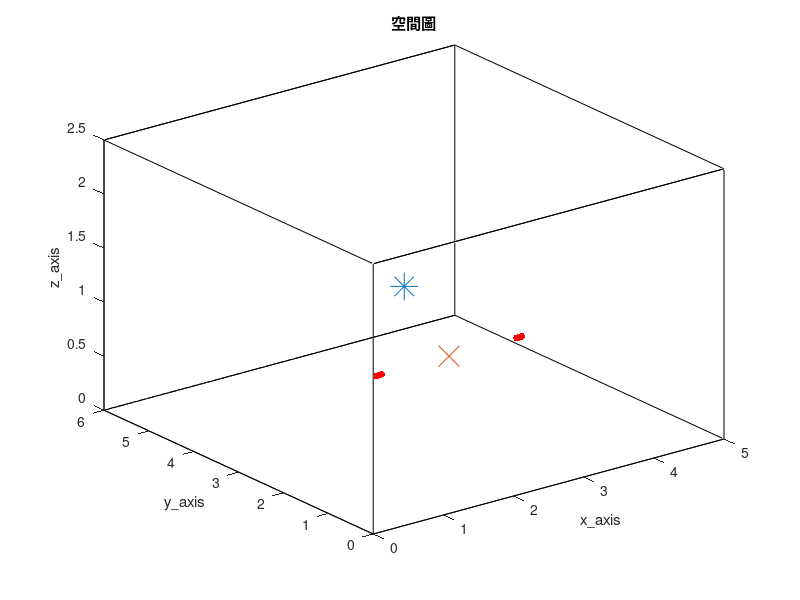

MATLAB code for this plot: (Note: this script raises an error after producing the figure.)
clc; clear;
close all;

tic

%% RIR parameter %%
SorNum = 1;                                              % source number
%%%%%%%%%%%%%%%%%%%%%%%%%%%%%%%%%%%%%%%%%%%%%%%%%%%%%%%%%%%%%%%%%%%%%%%%%%%%%%%%%%%%%%%%%%%%%%%%%%%%%%%%%%%%%%%%%%%
MicNum = 10;                                             % number of microphone
%%%%%%%%%%%%%%%%%%%%%%%%%%%%%%%%%%%%%%%%%%%%%%%%%%%%%%%%%%%%%%%%%%%%%%%%%%%%%%%%%%%%%%%%%%%%%%%%%%%%%%%%%%%%%%%%%%%
c = 343;                                                 % Sound velocity (m/s)
fs = 16000;                                              % Sample frequency (samples/s)

% % ULA %
% MicStart = [1, 1.5, 1];
% spacing = 0.02;
% MicPos = zeros(MicNum, 3);
% for i = 1:MicNum
%     MicPos(i, :) = [MicStart(1, 1)+(i-1)*spacing MicStart(1, 2) MicStart(1, 3)];
% end

% subarray %
MicStart_left = [1, 1.5, 1];
MicStart_right = [3, 1.5, 1];
spacing = 0.02;
MicPos = zeros(MicNum, 3);
for i = 1:MicNum
    if i <= MicNum/2
        MicPos(i, :) = [MicStart_left(1, 1)+(i-1)*spacing, MicStart_left(1, 2), MicStart_left(1, 3)];
    else
        MicPos(i, :) = [MicStart_right(1, 1)+(i-MicNum/2-1)*spacing, MicStart_right(1, 2), MicStart_right(1, 3)];
    end

end

referencce_point = (MicPos(MicNum/2, :)+MicPos(MicNum/2+1, :))/2;

SorPos = [3, 4, 1];                                    % source position (m)
room_dim = [5, 6, 2.5];                                  % Room dimensions [x y z] (m)
%%%%%%%%%%%%%%%%%%%%%%%%%%%%%%%%%%%%%%%%%%%%%%%%%%%%%%%%%%%%%%%%%%%%%%%%%%%%%%%%%%%%%%%%%%%%%%%%%%%%%%%%%%%%%%%%%%%
reverberation_time = 0.2;                                % Reverberation time (s)
points_rir = 2048;                                       % Number of rir points (需比 reverberation time 還長)
%%%%%%%%%%%%%%%%%%%%%%%%%%%%%%%%%%%%%%%%%%%%%%%%%%%%%%%%%%%%%%%%%%%%%%%%%%%%%%%%%%%%%%%%%%%%%%%%%%%%%%%%%%%%%%%%%%%
mtype = 'omnidirectional';                               % Type of microphone
order = -1;                                              % -1 equals maximum reflection order!
dim = 3;                                                 % Room dimension
orientation = 0;                                         % Microphone orientation (rad)
hp_filter = 1;                                           % Disable high-pass filter

% 畫空間圖 %
figure(1);
plot3( [0 room_dim(1, 1) room_dim(1, 1) 0 0 0 room_dim(1, 1) room_dim(1, 1) 0 0 room_dim(1, 1) room_dim(1, 1) 0 0 room_dim(1, 1) room_dim(1, 1)], ...
       [0 0 room_dim(1, 2) room_dim(1, 2) 0 0 0 room_dim(1, 2) room_dim(1, 2) room_dim(1, 2) room_dim(1, 2) room_dim(1, 2) room_dim(1, 2) 0 0 0], ...
       [0 0 0 0 0 room_dim(1, 3) room_dim(1, 3) room_dim(1, 3) room_dim(1, 3) 0 0 room_dim(1, 3) room_dim(1, 3) room_dim(1, 3) room_dim(1, 3) 0] , 'k')
hold on
plot3(MicPos(:, 1), MicPos(:, 2), MicPos(:, 3), 'r.', 'MarkerSize', 15)
hold on
plot3(SorPos(:, 1), SorPos(:, 2), SorPos(:, 3), '*', 'MarkerSize', 20)
hold on
plot3(referencce_point(:, 1), referencce_point(:, 2), referencce_point(:, 3), 'x', 'MarkerSize', 15)
hold off
xlabel('x\_axis')
ylabel('y\_axis')
zlabel('z\_axis')
title('空間圖')
shg

angle_ground_truth = acos((SorPos-referencce_point)*[0; 1; 0]/norm(SorPos-referencce_point))/pi*180;
distance_ground_truth = norm(SorPos-referencce_point);

%% generate ground-truth RIR (h) %%
% 產生 RIR 和存.mat 檔 %
h = rir_generator(c, fs, MicPos, SorPos, room_dim, reverberation_time, points_rir, mtype, order, dim, orientation, hp_filter);
rir_filename_str = ['h\h_for_localization_', string(reverberation_time), 'x', string(MicNum), 'x', string(points_rir), '.mat'];
rir_filemane = join(rir_filename_str, '');
save(rir_filemane, 'h')

% load RIR 的 .mat 檔 %
rir_filename_str = ['h\h_for_localization_', string(reverberation_time), 'x', string(MicNum), 'x', string(points_rir), '.mat'];
rir_filemane = join(rir_filename_str, '');
load(rir_filemane)

look_mic = 1;
h_yaxis_upperlimit = max(h(look_mic, :)) + 0.01;
h_yaxis_underlimit = min(h(look_mic, :)) - 0.01;
% 畫 ground-truth RIR time plot %
figure(2)
plot(h(look_mic, :), 'r');
ylim([h_yaxis_underlimit h_yaxis_upperlimit])
title('ground-truth RIR')
xlabel('points')
ylabel('amplitude')
shg

[~, argmax_tf] = max(abs(h.'));

%% window parameter %%
NFFT = 1024;
hopsize = 256;
win = hamming(NFFT);
frequency = NFFT/2 + 1;
freqs_vector = linspace(0, fs/2, frequency);

%% 讀音檔 or 產生 white noise source (source) %%
Second = 23;
SorLen =  Second*fs;

% load speech source %
% [source_transpose, fs] = audioread('245.wav', [1, SorLen]);    % speech source
% source = source_transpose.';

% load white noise source %
source = wgn(1, SorLen, 0);                                    % white noise source

%% 產生麥克風訊號，先在時域上 convolution 再做 stft (y_nodelay y_delay Y_delay ) %%
% convolution source and RIR %
as = zeros(MicNum, points_rir+SorLen-1);
for i = 1 : MicNum
    as(i, :) = conv(h(i, :), source);
end

y_nodelay = as(:, 1:SorLen);
y_nodelay_transpose = y_nodelay.';
[Y_nodelay, ~, ~] = stft(y_nodelay_transpose, fs, Window=win, OverlapLength=NFFT-hopsize, FFTLength=NFFT, FrequencyRange='onesided');
NumOfFrame = size(Y_nodelay, 2);

%% compute Ryy %%
Ryy = zeros(MicNum, MicNum, frequency);
for_fac = 0.001;
for n = 1:frequency
    for FrameNo = 1:NumOfFrame
%         Ryy(:, :, n) = for_fac*Ryy(:, :, n) + (1-for_fac)*squeeze(Y_nodelay(n, FrameNo, :))*squeeze(Y_nodelay(n, FrameNo, :))';
        Ryy(:, :, n) = Ryy(:, :, n) + squeeze(Y_nodelay(n, FrameNo, :))*squeeze(Y_nodelay(n, FrameNo, :))';

    end
    
end

Ryy = Ryy/NumOfFrame;

%% compute P_N %%
P_N = zeros(MicNum, MicNum, frequency);
for n = 1:frequency
   [U, D] = eig(Ryy(:, :, n));
   [~, D_max_index] = max(diag(D));
   U_S = U(:, D_max_index);
   P_N(:, :, n) = eye(MicNum) - U_S*U_S';

end

%% redefine MicPos %%
MicPos = MicPos - referencce_point;

%% check angle function is convex or not %%
angle = -90:1:90;
array_output_power = zeros(frequency, size(angle, 2));
output_power_sum = zeros(size(angle, 2), 1);

dia_load_beamformer = 10^(-2);
frequency_lower_bound = 400;

angle_count = 0;

for ang = angle
    angle_count = angle_count + 1;
    kappa = [sind(ang), cosd(ang), 0];
    for n = frequency_lower_bound:frequency
        omega = 2*pi*freqs_vector(n);
        steer_vec = exp(1j*omega/c*kappa*MicPos.').';

        array_output_power(n, angle_count) = 1/(steer_vec'*inv(Ryy(:, :, n)+dia_load_beamformer*eye(MicNum))*steer_vec);
        output_power_sum(angle_count, :) = output_power_sum(angle_count, :) + abs(array_output_power(n, angle_count));

%         array_output_power(n, angle_count) = 1/(steer_vec'*P_N(:, :, n)*steer_vec);
%         output_power_sum(angle_count, :) = output_power_sum(angle_count, :) + abs(array_output_power(n, angle_count));

    end

end

[meshgrid_x, meshgrid_y] = meshgrid(angle ,freqs_vector(frequency_lower_bound:frequency));
figure(3);
mesh(meshgrid_x, meshgrid_y, 10*log10(abs(array_output_power(frequency_lower_bound:frequency, :))))
colorbar
view(2)
title('output power')
xlabel('angle')
ylabel('frequency')

figure(4)
plot(angle, output_power_sum.');
title('output power as function of angle')
xlabel('angle')
ylabel('output power')
shg

%% GSS for angle-wise freefield plane wave localization %%
[~, max_index] = max(output_power_sum);
left_bound = angle(:, max_index-1);
right_bound = angle(:, max_index+1);

golden_ratio = (1+sqrt(5))/2;
search_ratio = golden_ratio - 1;
stop_criteron = 1e-7;

iteration_times_angle = 0;

while 1
    iteration_times_angle = iteration_times_angle + 1;
    left_insert = right_bound - search_ratio*(right_bound-left_bound);
    right_insert = left_bound + search_ratio*(right_bound-left_bound);
    
    left_insert_output = GSS_MPDR_angle_obj_func(left_insert, frequency_lower_bound, frequency, freqs_vector, c, MicPos, Ryy, MicNum, dia_load_beamformer);
    right_insert_output = GSS_MPDR_angle_obj_func(right_insert, frequency_lower_bound, frequency, freqs_vector, c, MicPos, Ryy, MicNum, dia_load_beamformer);

    if left_insert_output > right_insert_output
        right_bound = right_insert;
    elseif left_insert_output <= right_insert_output
        left_bound = left_insert;
    end

    if right_bound-left_bound < stop_criteron
        break
    end

end

angle_final = (left_bound+right_bound)/2;

%% check distance function is convex or not %%
distance = 0:0.1:5;
array_output_power = zeros(frequency, size(distance, 2));
output_power_sum = zeros(size(distance, 2), 1);
frequency_lower_bound = 1;

distance_count = 0;

for dis = distance
    distance_count = distance_count + 1;
    source_pos = [dis*sind(angle_final), dis*cosd(angle_final), 0];

    r = zeros(MicNum, 1);
    for i = 1 : MicNum
        r(i, :) =  sqrt(sum((source_pos - MicPos(i, :)).^2));
    end

    for n = frequency_lower_bound:frequency
        omega = 2*pi*freqs_vector(n);
        steer_vec = exp(-1j*omega/c*r)./r;

        array_output_power(n, distance_count) = steer_vec'*Ryy(:, :, n)*steer_vec;
        output_power_sum(distance_count, :) = output_power_sum(distance_count, :) + abs(array_output_power(n, distance_count));

        % array_output_power(n, distance_count) = 1/(steer_vec'*P_N(:, :, n)*steer_vec);
        % output_power_sum(distance_count, :) = output_power_sum(distance_count, :) + abs(array_output_power(n, distance_count));
        
    end

end

[meshgrid_x, meshgrid_y] = meshgrid(distance ,freqs_vector(frequency_lower_bound:frequency));
figure(5);
mesh(meshgrid_x, meshgrid_y, 10*log10(abs(array_output_power(frequency_lower_bound:frequency, :))))
colorbar
view(2)
title('output power')
xlabel('distance')
ylabel('frequency')


figure(6)
plot(distance, output_power_sum.');
title('output power as function of distance')
xlabel('distance')
ylabel('magnitude')
shg

%% GSS for distnce-wise MUSIC %%
left_bound = 0;
right_bound = 8;
iteration_times_distnce = 0;
left_move = 1;
right_move = 1;

while 1
    iteration_times_distnce = iteration_times_distnce + 1;
    left_insert = right_bound - search_ratio*(right_bound-left_bound);
    right_insert = left_bound + search_ratio*(right_bound-left_bound);

    if right_move == 1 && left_move == 1
        left_insert_output = GSS_RTF_distance_obj_func(left_insert, angle_final, NFFT, hopsize, fs, c, y_nodelay, MicNum, MicPos);
        right_insert_output = GSS_RTF_distance_obj_func(right_insert, angle_final, NFFT, hopsize, fs, c, y_nodelay, MicNum, MicPos);
        right_move = 0;
        leftt_move = 0;

    elseif right_move == 1 && left_move == 0
        right_insert_output = left_insert_output;
        left_insert_output = GSS_RTF_distance_obj_func(left_insert, angle_final, NFFT, hopsize, fs, c, y_nodelay, MicNum, MicPos);
        right_move = 0;

    elseif right_move == 0 && left_move == 1
        left_insert_output = right_insert_output;
        right_insert_output = GSS_RTF_distance_obj_func(right_insert, angle_final, NFFT, hopsize, fs, c, y_nodelay, MicNum, MicPos);
        leftt_move = 0;

    end

    if left_insert_output > right_insert_output
        right_bound = right_insert;
        right_move = 1;

    elseif left_insert_output <= right_insert_output
        left_bound = left_insert;
        left_move = 1;

    end

    if right_bound-left_bound < stop_criteron
        break

    end

end

distance_final = (left_bound+right_bound)/2;

toc
